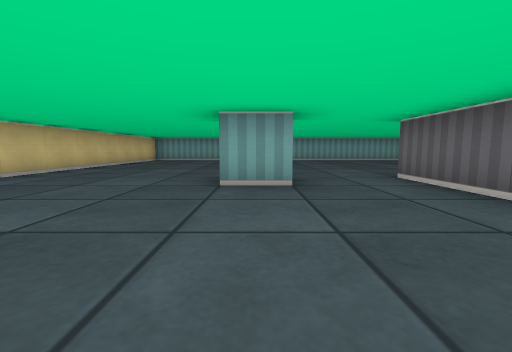
View 1 (above)

13 first-person views from a walk through a cub3D ray-caster map. The camera is about half as high as the walls, tilts 6° down and sees 90° across. The floor is counted in squares. Each view is taken from the middle of a square. On the plan, view 1 faces up. The plan holds only what a view shows up to about 9 squares ahead; the rest is blank.

View 2
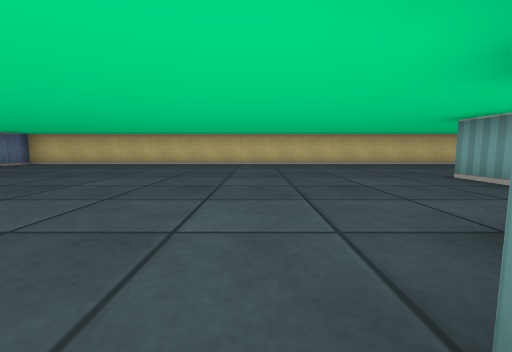

View 3
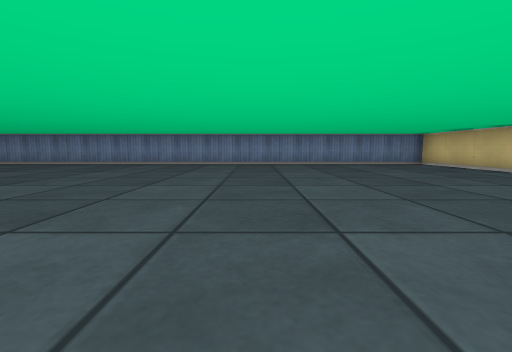

View 4
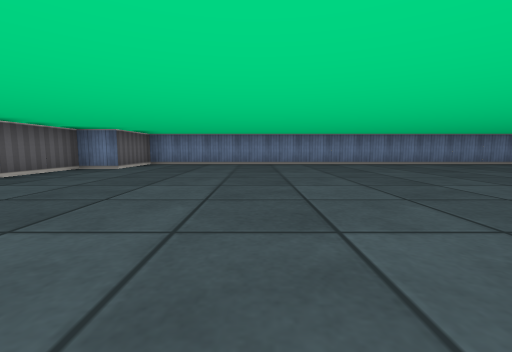

View 5
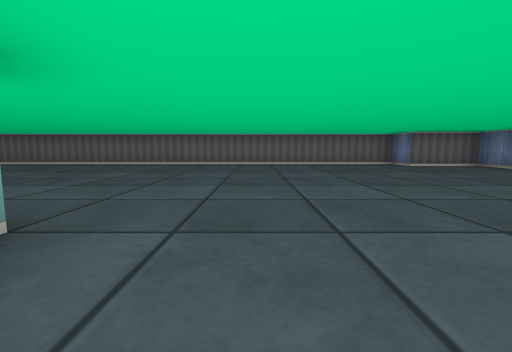

View 6
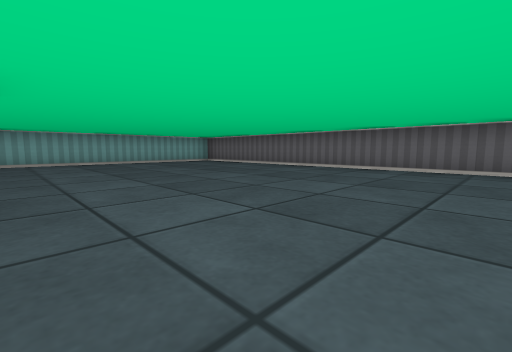

View 7
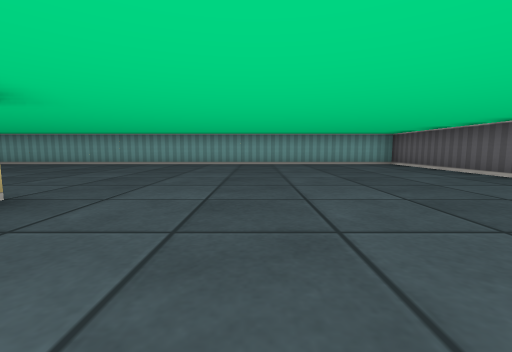

View 8
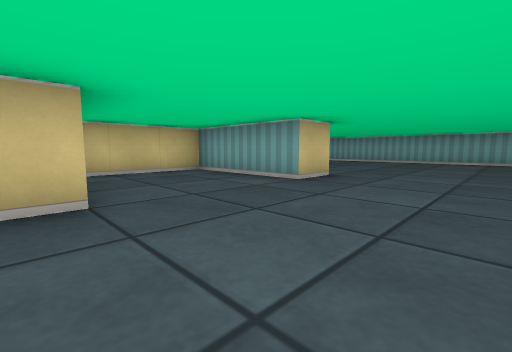

View 9
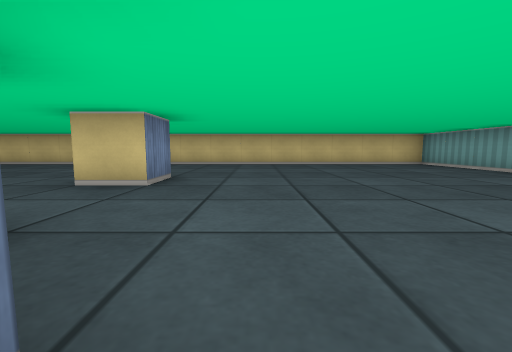

View 10
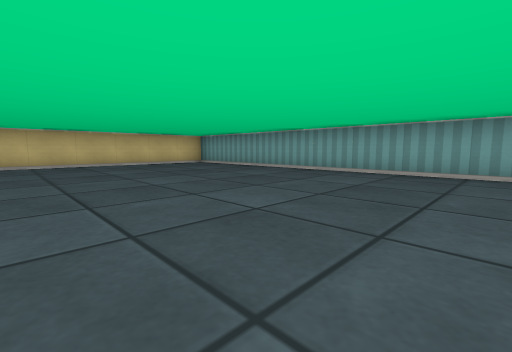

View 11
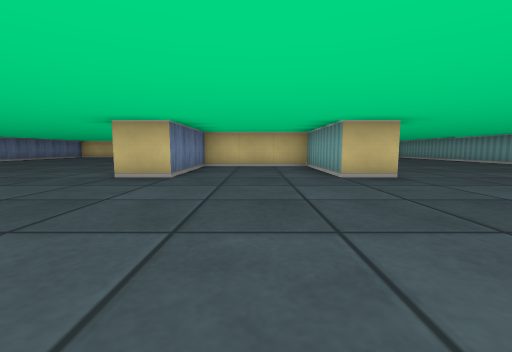

View 12
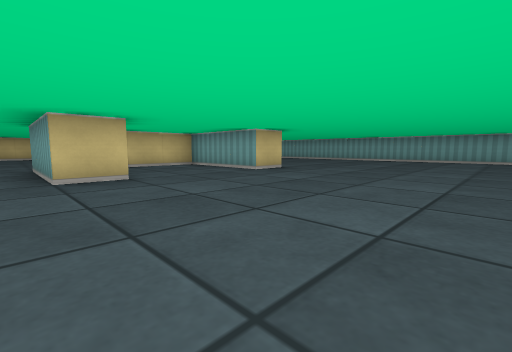

View 13
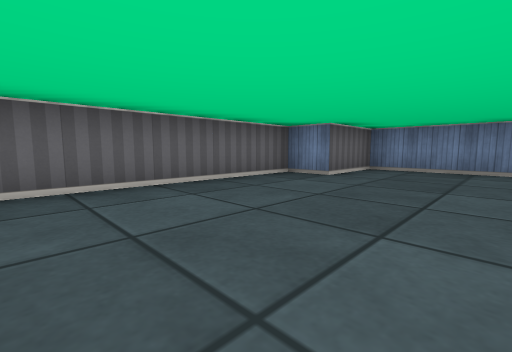

### Floor plan
Points are (right, up) in squares from view 1. A wall is a line through its corners. A room is listed if a view was taken in it or the views show most of it. See-through windows are left out.
Room 1 (views 1, 2, 3, 4, 5, 6, 7, 8, 9, 10, 11, 12, 13)
walls: (2.5, 2.4) (2.5, 4.5); (6.5, 5.6) (6.5, 4.5) (3.5, 4.5) (3.5, 1.5) (6.5, 1.5) (6.5, 0.5) (3.5, 0.5); (-0.5, 4.5) (0.5, 4.5) (0.5, 3.5) (-0.5, 3.5); (12.5, -5.5) (13.5, -5.5) (13.5, 11.5) (-4.5, 11.5) (-4.5, -7.5) (12.5, -7.5) (12.5, -5.5)

Where each view was taken, in squares from view 1:
view 1: 0 up, 0 right, facing up
view 2: 0 up, 4 right, facing left
view 3: 1 up, 1 right, facing down
view 4: 1 up, 9 right, facing down
view 5: 1 down, 5 right, facing right
view 6: 2 up, 7 right, facing up-right
view 7: 3 up, 9 right, facing up
view 8: 1 up, 9 right, facing up-left
view 9: 6 up, 4 right, facing left
view 10: 6 up, 4 right, facing up-left
view 11: 3 up, 11 right, facing left
view 12: 0 up, 11 right, facing up-left
view 13: 1 down, 10 right, facing down-right
